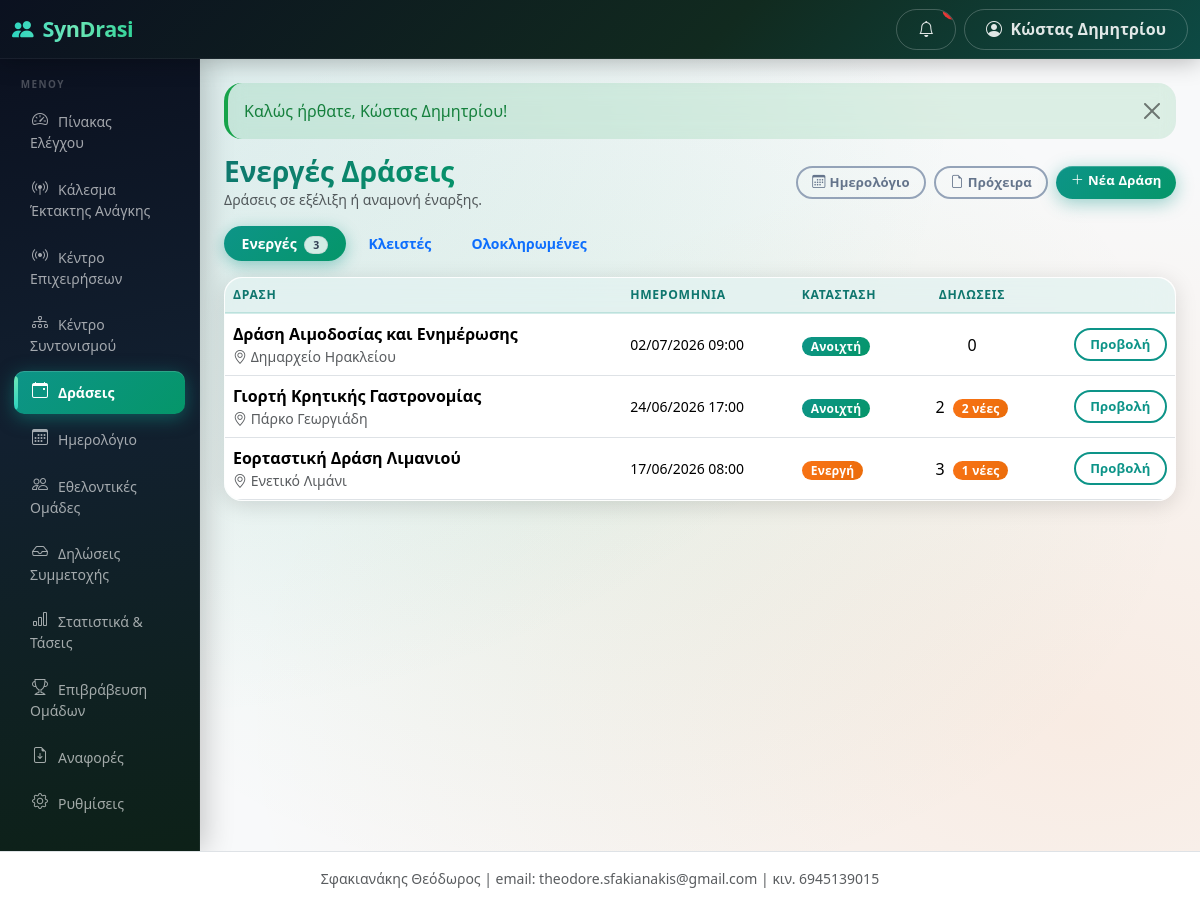
The app's page /public/events (signed in) with its own data.
### tables this page shows
CREATE TABLE users (
  id INT AUTO_INCREMENT PRIMARY KEY,
  municipality_id INT NULL,
  team_id INT NULL,
  name VARCHAR(255) NOT NULL,
  email VARCHAR(255) NOT NULL UNIQUE,
  phone VARCHAR(50) NULL,
  password_hash VARCHAR(255) NOT NULL,
  role ENUM('super_admin','municipality_admin','team_admin','event_operator') NOT NULL,
  status ENUM('active','inactive') NOT NULL DEFAULT 'active',
  last_login_at DATETIME NULL,
  created_at DATETIME NOT NULL DEFAULT CURRENT_TIMESTAMP,
  updated_at DATETIME NULL ON UPDATE CURRENT_TIMESTAMP,
  INDEX idx_users_municipality_id (municipality_id),
  INDEX idx_users_team_id (team_id)
);

CREATE TABLE events (
  id INT AUTO_INCREMENT PRIMARY KEY,
  municipality_id INT NOT NULL,
  category_id INT NULL,
  title VARCHAR(255) NOT NULL,
  description TEXT NULL,
  location_name VARCHAR(255) NULL,
  address VARCHAR(255) NULL,
  latitude DECIMAL(10,7) NULL,
  longitude DECIMAL(10,7) NULL,
  start_datetime DATETIME NOT NULL,
  end_datetime DATETIME NOT NULL,
  requested_people INT NOT NULL DEFAULT 0,
  requested_vehicle TINYINT(1) NOT NULL DEFAULT 0,
  requested_medical_equipment TINYINT(1) NOT NULL DEFAULT 0,
  instructions TEXT NULL,
  status ENUM('draft','open','review','confirmed','active','completed','cancelled') NOT NULL DEFAULT 'draft',
  published_at DATETIME NULL,
  created_by INT NOT NULL,
  created_at DATETIME NOT NULL DEFAULT CURRENT_TIMESTAMP,
  updated_at DATETIME NULL ON UPDATE CURRENT_TIMESTAMP,
  INDEX idx_events_municipality_id (municipality_id),
  INDEX idx_events_status (status),
  INDEX idx_events_start_datetime (start_datetime)
);

### app/Controllers/EventController.php (called while the page is built, shortened)
<?php
class EventController
{
    public function index()
    {
        requireRole(['municipality_admin', 'event_operator']);
        $mid    = current_municipality_id();
        $events = Event::forMunicipalityByStatuses($mid, ['open', 'review', 'confirmed', 'active']);
        render('events/active', [
            'pageTitle' => 'Ενεργές Δράσεις',
            'events'    => $events,
            'templates' => EventTemplate::forMunicipality($mid),
        ]);
    }
}

### public/index.php (called while the page is built, shortened)
<?php
require BASE_PATH . '/app/Helpers/functions.php';
require BASE_PATH . '/app/Helpers/Router.php';
spl_autoload_register(function ($class) {
    foreach (['Controllers', 'Models', 'Services'] as $dir) {
        $file = BASE_PATH . '/app/' . $dir . '/' . $class . '.php';
        if (is_file($file)) {
            return;
        }
    }
});
$router = new Router();
$router->dispatch($_SERVER['REQUEST_METHOD'], $_SERVER['REQUEST_URI']);

### app/Models/Notification.php (called while the page is built, shortened)
<?php
class Notification
{
    public static function unreadCount($userId)
    {
        return (int) dbq(
            'SELECT COUNT(*) AS c FROM notifications WHERE user_id = :uid AND is_read = 0',
            ['uid' => $userId]
        )->fetchColumn();
    }
}

### app/Middleware/access.php (called while the page is built, shortened)
<?php
function requireLogin()
{
    if (!is_logged_in() || !current_user()) {
        if (wants_json()) {
            json_out(['success' => false, 'message' => 'Απαιτείται σύνδεση.'], 401);
        }
        flash_set('warning', 'Παρακαλούμε συνδεθείτε για να συνεχίσετε.');
        redirect('/login');
    }
}
function requireRole(array $roles)
{
    requireLogin();
}

### app/Models/Event.php (called while the page is built, shortened)
<?php
class Event
{
    public static function forMunicipalityByStatuses($municipalityId, array $statuses, array $filters = [])
    {
        $placeholders = implode(',', array_fill(0, count($statuses), '?'));
        $params = array_merge([$municipalityId], $statuses);
        $extra = '';
        $stmt = db()->prepare(
            "SELECT e.*, c.name AS category_name,
                    (SELECT COUNT(*) FROM event_applications ea WHERE ea.event_id = e.id) AS applications_count,
                    (SELECT COUNT(*) FROM event_applications ea WHERE ea.event_id = e.id AND ea.status = 'pending') AS pending_count
             FROM events e
             LEFT JOIN event_categories c ON c.id = e.category_id
             WHERE e.municipality_id = ? AND e.status IN ($placeholders)
             $extra
             ORDER BY e.start_datetime DESC"
        );
        $stmt->execute($params);
        return $stmt->fetchAll();
    }
}

### views/events/active.php (the view, shortened to what this page needs)
<div class="d-flex flex-wrap justify-content-between align-items-center mb-3 gap-2">
  <div>
    <h1 class="h3 mb-0">Ενεργές Δράσεις</h1>
    <p class="text-muted small mb-0">Δράσεις σε εξέλιξη ή αναμονή έναρξης.</p>
  </div>
  <div class="d-flex gap-2">
    <a href="<?= e(url('/events/calendar')) ?>" class="btn btn-sm btn-outline-secondary">
      <i class="bi bi-calendar3 me-1"></i>Ημερολόγιο
    </a>
    <a href="<?= e(url('/events/drafts')) ?>" class="btn btn-sm btn-outline-secondary">
      <i class="bi bi-file-earmark me-1"></i>Πρόχειρα
    </a>
    <a href="<?= e(url('/events/create')) ?>" class="btn btn-sm btn-primary">
      <i class="bi bi-plus-lg me-1"></i>Νέα Δράση
    </a>
  </div>
</div>
<ul class="nav nav-pills mb-3 small">
  <li class="nav-item"><a class="nav-link active" href="<?= e(url('/events')) ?>">Ενεργές <span class="badge text-bg-light ms-1"><?= count($events) ?></span></a></li>
  <li class="nav-item"><a class="nav-link" href="<?= e(url('/events/closed')) ?>">Κλειστές</a></li>
  <li class="nav-item"><a class="nav-link" href="<?= e(url('/events/completed')) ?>">Ολοκληρωμένες</a></li>
</ul>
<?php if (!$events): ?>
  <div class="alert alert-info">Δεν υπάρχουν ενεργές δράσεις αυτή τη στιγμή.</div>
<?php else: ?>
  <div class="card shadow-sm">
    <div class="table-responsive">
      <table class="table table-hover align-middle mb-0">
        <thead class="table-light">
          <tr>
            <th>Δράση</th>
            <th>Ημερομηνία</th>
            <th>Κατάσταση</th>
            <th class="text-center">Δηλώσεις</th>
            <th></th>
          </tr>
        </thead>
        <tbody>
          <?php foreach ($events as $e): ?>
            <tr>
              <td>
                <strong><?= e($e['title']) ?></strong>
                <?php if ($e['location_name']): ?>
                  <div class="small text-muted"><i class="bi bi-geo-alt"></i> <?= e($e['location_name']) ?></div>
                <?php endif; ?>
              </td>
              <td class="small text-nowrap">
                <?= e(gr_datetime($e['start_datetime'])) ?>
              </td>
              <td><?= status_badge($e['status']) ?></td>
              <td class="text-center">
                <?= (int) $e['applications_count'] ?>
                <?php if ((int) $e['pending_count'] > 0): ?>
                  <span class="badge text-bg-warning ms-1"><?= (int) $e['pending_count'] ?> νέες</span>
                <?php endif; ?>
              </td>
              <td class="text-end text-nowrap">
                <a href="<?= e(url('/events/' . $e['id'])) ?>" class="btn btn-sm btn-outline-primary">Προβολή</a>
              </td>
            </tr>
          <?php endforeach; ?>
        </tbody>
      </table>
    </div>
  </div>
<?php endif; ?>

### app/Helpers/Router.php (shortened to what this page needs)
<?php
class Router
{
    private $routes = [];
    public function get($pattern, $handler)
    {
        $this->routes[] = ['GET', $pattern, $handler];
    }
    public function post($pattern, $handler)
    {
        $this->routes[] = ['POST', $pattern, $handler];
    }
    public function dispatch($method, $uri)
    {
        $path = parse_url($uri, PHP_URL_PATH);
        $base = base_uri();
        if ($base !== '' && strpos($path, $base) === 0) {
            $path = substr($path, strlen($base));
        } else {
            $parent = preg_replace('#/public$#', '', $base);
            if ($parent !== $base && $parent !== '' && strpos($path, $parent) === 0) {
                $path = substr($path, strlen($parent));
            }
        }
        $path = '/' . trim($path, '/');
        foreach ($this->routes as $route) {
            list($m, $pattern, $handler) = $route;
            if ($m !== $method) {
                continue;
            }
            $regex = '#^' . preg_replace_callback(
                '/\{([a-zA-Z_]+)\}/',
                function ($m) {
                    return $m[1] === 'token' ? '([A-Za-z0-9]+)' : '(\d+)';
                },
                $pattern
            ) . '$#';
            if (preg_match($regex, $path, $matches)) {
                array_shift($matches);
                list($class, $action) = explode('@', $handler);
                $controller = new $class();
                return call_user_func_array([$controller, $action], $matches);
            }
        }
    }
}

### app/Helpers/functions.php (shortened to what this page needs)
<?php
function config($file)
{
    static $cache = [];
    if (!isset($cache[$file])) {
        $cache[$file] = require BASE_PATH . '/config/' . $file . '.php';
    }
    return $cache[$file];
}
function db()
{
    static $pdo = null;
    if ($pdo === null) {
        $cfg = config('database');
        $dsn = sprintf(
            'mysql:host=%s;port=%s;dbname=%s;charset=%s',
            $cfg['host'], $cfg['port'], $cfg['database'], $cfg['charset']
        );
        $pdo = new PDO($dsn, $cfg['username'], $cfg['password'], [
            PDO::ATTR_ERRMODE            => PDO::ERRMODE_EXCEPTION,
            PDO::ATTR_DEFAULT_FETCH_MODE => PDO::FETCH_ASSOC,
            PDO::ATTR_EMULATE_PREPARES   => false,
        ]);
    }
    return $pdo;
}
function dbq($sql, array $params = [])
{
    $stmt = db()->prepare($sql);
    $stmt->execute($params);
    return $stmt;
}
function e($value)
{
    return htmlspecialchars((string) $value, ENT_QUOTES, 'UTF-8');
}
function base_uri()
{
    static $base = null;
    if ($base === null) {
        $script = isset($_SERVER['SCRIPT_NAME']) ? $_SERVER['SCRIPT_NAME'] : '/index.php';
        $dir = str_replace('\\', '/', dirname($script));
        $base = ($dir === '/' || $dir === '.') ? '' : rtrim($dir, '/');
    }
    return $base;
}
function url($path = '/')
{
    return base_uri() . '/' . ltrim($path, '/');
}
function is_logged_in()
{
    return !empty($_SESSION['user_id']);
}
function current_user()
{
    static $user = false;
    if ($user === false) {
        $user = null;
        if (is_logged_in()) {
            $user = dbq(
                'SELECT id, name, email, role, municipality_id, team_id, status, last_login_at, created_at
                 FROM users WHERE id = :id AND status = :st LIMIT 1',
                ['id' => $_SESSION['user_id'], 'st' => 'active']
            )->fetch();
        }
    }
    return $user ?: null;
}
function current_municipality_id()
{
    return isset($_SESSION['municipality_id']) && $_SESSION['municipality_id'] !== null
        ? (int) $_SESSION['municipality_id'] : null;
}
function render($view, array $data = [], $withLayout = true)
{
    extract($data, EXTR_SKIP);
    if ($withLayout) {
        include BASE_PATH . '/views/layouts/header.php';
    }
    include BASE_PATH . '/views/' . $view . '.php';
    if ($withLayout) {
        include BASE_PATH . '/views/layouts/footer.php';
    }
    exit;
}
function greek_status($status)
{
    static $map = [
        'draft'           => 'Πρόχειρη',
        'open'            => 'Ανοιχτή',
        'review'          => 'Σε έγκριση',
        'confirmed'       => 'Οριστικοποιημένη',
        'active'          => 'Ενεργή',
        'closed'          => 'Σε αρχειοθέτηση',
        'completed'       => 'Ολοκληρωμένη',
        'cancelled'       => 'Ακυρωμένη',
        'pending'         => 'Εκκρεμεί',
        'approved'        => 'Εγκρίθηκε',
        'rejected'        => 'Απορρίφθηκε',
        'present_full'    => 'Παρών',
        'present_partial' => 'Παρών με ελλείψεις',
        'not_present'     => 'Δεν προσήλθε',
        'departed'        => 'Αποχώρησε',
        'open_shortage'   => 'Ανοιχτή',
        'acknowledged'    => 'Ελήφθη',
        'resolved'        => 'Επιλύθηκε',
        'active_generic'  => 'Ενεργή',
        'inactive'        => 'Ανενεργή',
    ];
    return isset($map[$status]) ? $map[$status] : $status;
}
function status_color($status)
{
    static $map = [
        'draft' => 'secondary', 'open' => 'primary', 'review' => 'info',
        'confirmed' => 'success', 'active' => 'warning', 'closed' => 'warning',
        'completed' => 'success', 'cancelled' => 'danger',
        'pending' => 'warning', 'approved' => 'success', 'rejected' => 'danger',
        'present_full' => 'success', 'present_partial' => 'warning',
        'not_present' => 'secondary', 'departed' => 'dark',
        'acknowledged' => 'info', 'resolved' => 'success',
        'low' => 'secondary', 'medium' => 'info', 'high' => 'warning', 'critical' => 'danger',
    ];
    return isset($map[$status]) ? $map[$status] : 'secondary';
}
function status_badge($status)
{
    return '<span class="badge text-bg-' . e(status_color($status)) . '">' . e(greek_status($status)) . '</span>';
}
function gr_datetime($datetime)
{
    $ts = strtotime($datetime);
    return $ts ? date('d/m/Y H:i', $ts) : '—';
}

### views/layouts/header.php (shortened to what this page needs)
<?php $unreadCount = is_logged_in() ? Notification::unreadCount($_SESSION['user_id']) : 0; ?>
<!DOCTYPE html>
<html lang="el">
<head>
<link href="https://cdn.jsdelivr.net/npm/bootstrap@5.3.3/dist/css/bootstrap.min.css" rel="stylesheet">
<link href="https://cdn.jsdelivr.net/npm/bootstrap-icons@1.11.3/font/bootstrap-icons.min.css" rel="stylesheet">
<link href="https://unpkg.com/leaflet@1.9.4/dist/leaflet.css" rel="stylesheet">
<link href="<?= e(url('/assets/css/app.css')) ?>" rel="stylesheet">
</head>
<body class="bg-light">
<nav class="navbar navbar-dark syndrasi-topbar sticky-top">
  <div class="container-fluid">
    <div class="d-flex align-items-center">
      <a class="navbar-brand fw-bold" href="<?= e(url('/')) ?>">
        <i class="bi bi-people-fill me-1"></i> SynDrasi
      </a>
    </div>
    <div class="d-flex align-items-center gap-2">
      <a href="<?= e(url('/notifications')) ?>" class="btn btn-outline-light position-relative" title="Ειδοποιήσεις" id="navNotifBell">
        <i class="bi bi-bell"></i>
        <span class="position-absolute top-0 start-100 translate-middle badge rounded-pill bg-danger"
              id="navNotifBadge" <?= $unreadCount > 0 ? '' : 'style="display:none"' ?>><?= (int) $unreadCount ?></span>
      </a>
      <div class="dropdown">
        <button class="btn btn-outline-light dropdown-toggle" data-bs-toggle="dropdown">
          <i class="bi bi-person-circle me-1"></i>
          <span class="d-none d-md-inline"><?= e(current_user() ? current_user()['name'] : '') ?></span>
        </button>
      </div>
    </div>
  </div>
</nav>
<div class="container-fluid">
  <div class="row">
    <?php include BASE_PATH . '/views/layouts/sidebar.php'; ?>
    <main class="col-lg-10 ms-sm-auto px-3 px-md-4 py-4">
      <?php include BASE_PATH . '/views/layouts/flash.php'; ?>

### records on screen
users: name "Κώστας Δημητρίου"
events: title "Δράση Αιμοδοσίας και Ενημέρωσης", location_name "Δημαρχείο Ηρακλείου", start_datetime "02/07/2026 09:00", status "Ανοιχτή", applications_count "0"
events: title "Γιορτή Κρητικής Γαστρονομίας", location_name "Πάρκο Γεωργιάδη", start_datetime "24/06/2026 17:00", status "Ανοιχτή", applications_count "2", pending_count "2"
events: title "Εορταστική Δράση Λιμανιού", location_name "Ενετικό Λιμάνι", start_datetime "17/06/2026 08:00", status "Ενεργή", applications_count "3", pending_count "1"

### other values on screen
$m[2] "Πίνακας Ελέγχου"
$m[2] "Κάλεσμα Έκτακτης Ανάγκης"
$m[2] "Κέντρο Επιχειρήσεων"
$m[2] "Κέντρο Συντονισμού"
$m[2] "Δράσεις"
$m[2] "Ημερολόγιο"
$m[2] "Εθελοντικές Ομάδες"
$m[2] "Δηλώσεις Συμμετοχής"
$m[2] "Στατιστικά & Τάσεις"
$m[2] "Επιβράβευση Ομάδων"
$m[2] "Αναφορές"
$m[2] "Ρυθμίσεις"
$f['message'] "Καλώς ήρθατε, Κώστας Δημητρίου!"
count($events) "3"
